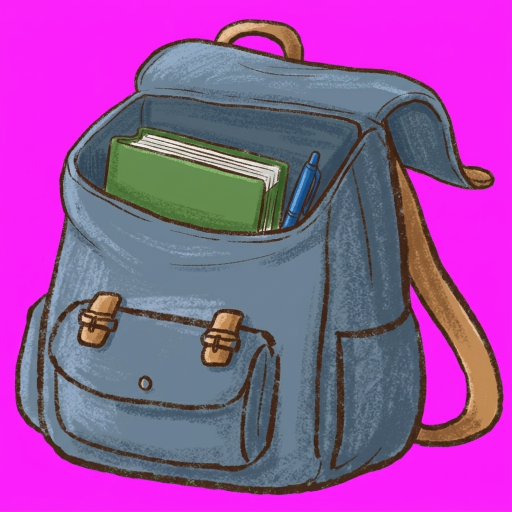
#> input picture assets/places/picnic-storyboard/bag-blue-open-higgsfield-original.png, 1024 x 1024 px (shown at 1/2 size); its folder holds 2 pictures in this run
$ python cut-picnic-bag-open.py
#> lines starting #> are read from the running program, lines starting #| are printed output that depends on the picture; after the words box and inside, x2 and y2 are one past the last pixel; in counts of white or black regions, pixels touching at a corner belong together
"""The blue bag open (picnic case, user request 2026-11-24: look into the bag Rosie gives before it goes into 소지품): the
Higgsfield picture on flat magenta (assets/places/picnic-storyboard/bag-blue-open-higgsfield-original.png, job 63bd3ada)
-> bag-blue-open.png/.webp, the magenta keyed out with despill (as cut-rosie-give.py), cut to the bag and made 420 px
tall like bag-blue.png (the closed bag), so the two stand at the same size in the close look.
Ben's own blue bag open (user request 2026-11-24: Mia left out, Ben's bag looked into instead): the same picture with a
brown book and a hammer inside (bag-ben-open-higgsfield-original.png, job 007c5d94, the first as reference) ->
bag-ben-open.png/.webp, cut the same way. The bag Ben has, Rosie's (user decision 2026-11-24: Nora left out, Ben
took Rosie's bag at the cafe): a red lunch box and a yellow bottle inside (bag-rosie-open-higgsfield-original.png, job
1d661494, references the first and picnic-rosie-bag) -> bag-rosie-open.png/.webp.

Run: python -I scripts/cut-picnic-bag-open.py   (Pillow only)
"""
import os
from PIL import Image, ImageFilter
D = os.path.join(os.path.dirname(os.path.abspath(__file__)), '..', 'assets', 'places', 'picnic-storyboard') + '/'
for name in ('bag-blue-open', 'bag-ben-open', 'bag-rosie-open'):
    src = Image.open(D + name + '-higgsfield-original.png').convert('RGB')
    W, H = src.size
#> W = 1024; H = 1024
    px = src.load()
    out = Image.new('RGBA', src.size)
#> out: PIL image 1024x1024 RGBA; every value is 0
    op = out.load()
    for y in range(H):
        for x in range(W):
            r, g, b = px[x, y]
            mag = min(r, b) - g
            a = 255 if mag < 60 else max(0, 255 - int((mag - 60) * 255 / 70))
            if a < 255 and mag > 0:
                k = min(r, b) - (g + 25)
                if k > 0: r, b = r - k, b - k
            op[x, y] = (r, g, b, a)
    # the outline next to the background blended with magenta: within a few px of it, pull red and blue down
    near = out.getchannel('A').point(lambda v: 255 if v < 200 else 0).filter(ImageFilter.MaxFilter(7))
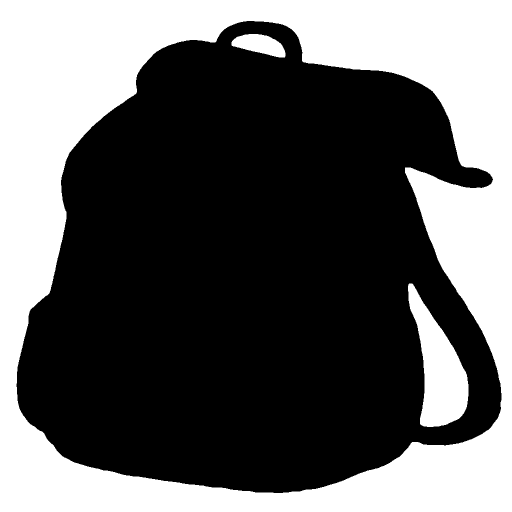
#> near: PIL image 1024x1024 L (shown at 1/2 size); 38% white; 3 white regions, box (x1, y1, x2, y2) and area: (0, 0, 1024, 1024) 377595, (816, 567, 937, 854) 17414, (463, 68, 571, 115) 3212
    nb = near.load()
    for y in range(H):
        for x in range(W):
            if nb[x, y]:
                r, g, b, a = op[x, y]
                k = min(r, b) - (g + 10)
                if k > 0: op[x, y] = (r - k, g, b - k, a)
    box = out.getchannel('A').point(lambda v: 255 if v > 40 else 0).getbbox()
#> box = (30, 38, 1008, 990)
    bag = out.crop(box)
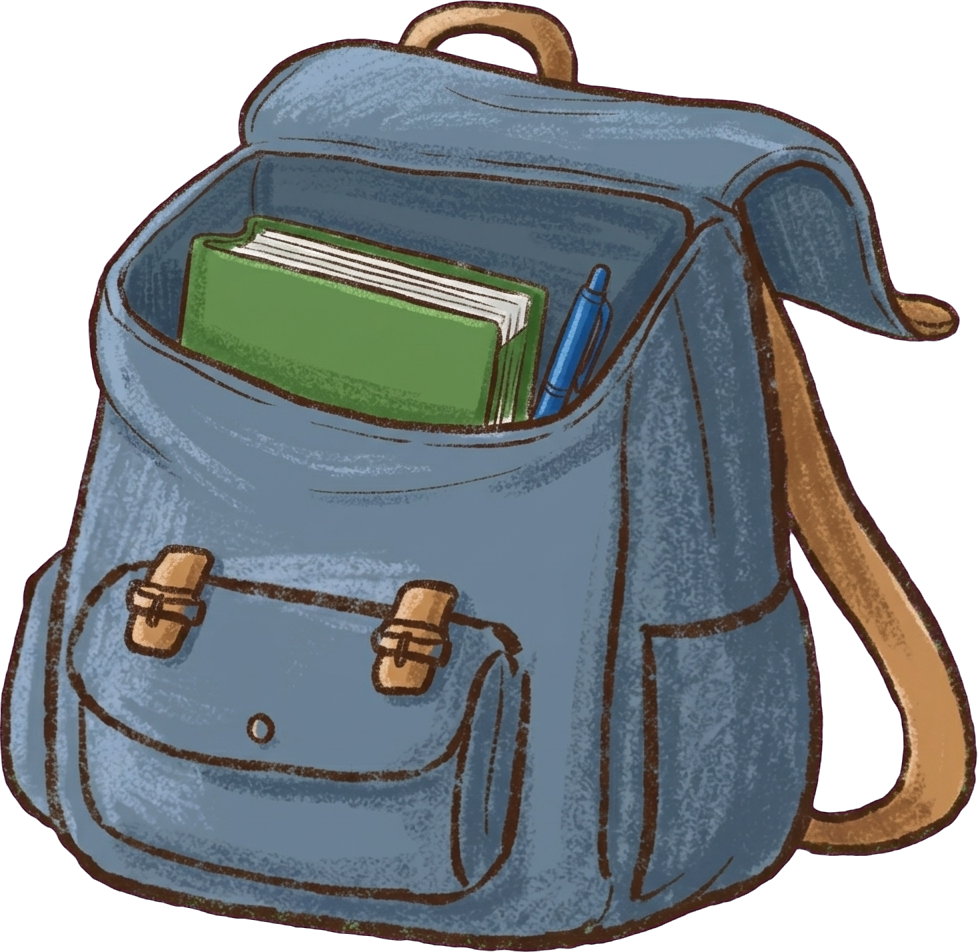
#> bag: PIL image 978x952 RGBA; mean R, G, B, A 82.7, 86.3, 92.4, 183.1; transparent parts drawn white
    bag = bag.resize((round(bag.width * 420 / bag.height), 420), Image.LANCZOS)
#> bag: PIL image 431x420 RGBA
    bag.save(D + name + '.png', optimize=True)
    bag.save(D + name + '.webp', quality=90, method=6)
    print(name, bag.size, 'from', box)
#| bag-blue-open (431, 420) from (30, 38, 1008, 990)
#> (the run stopped early here; a loop or call above may not have finished)
